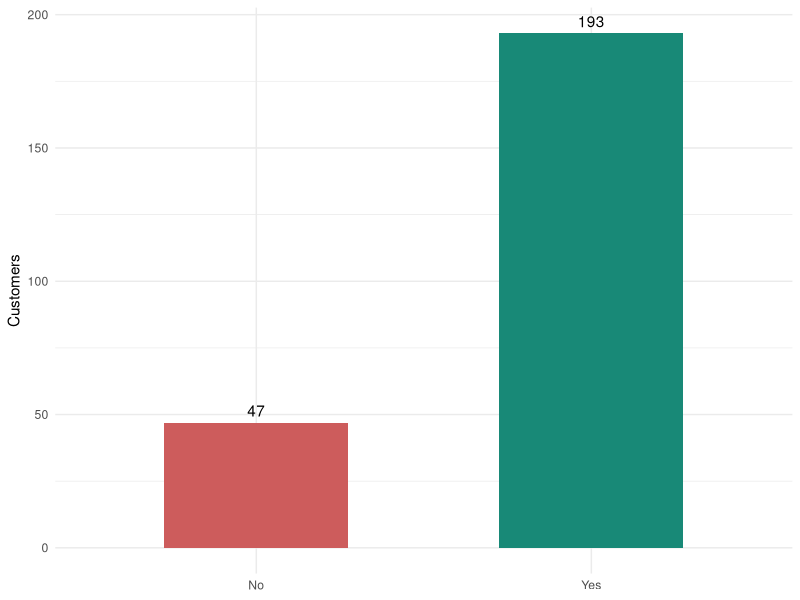
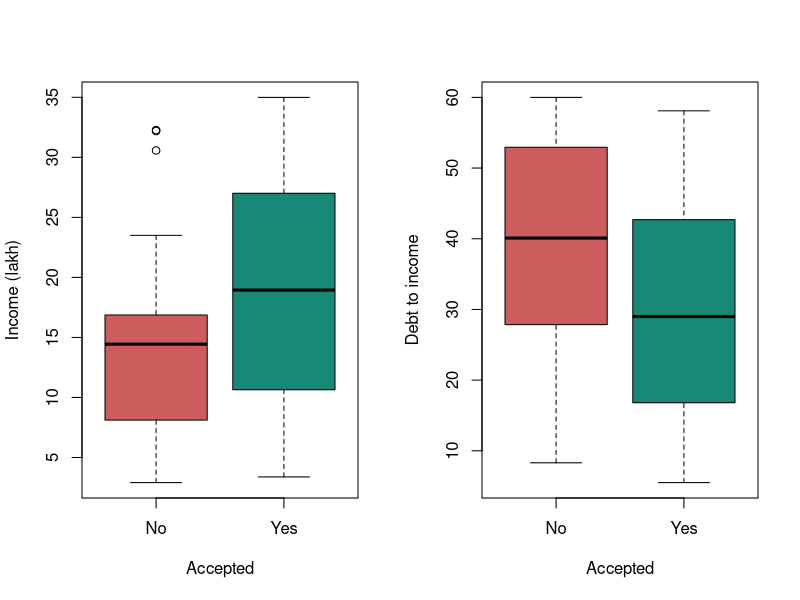
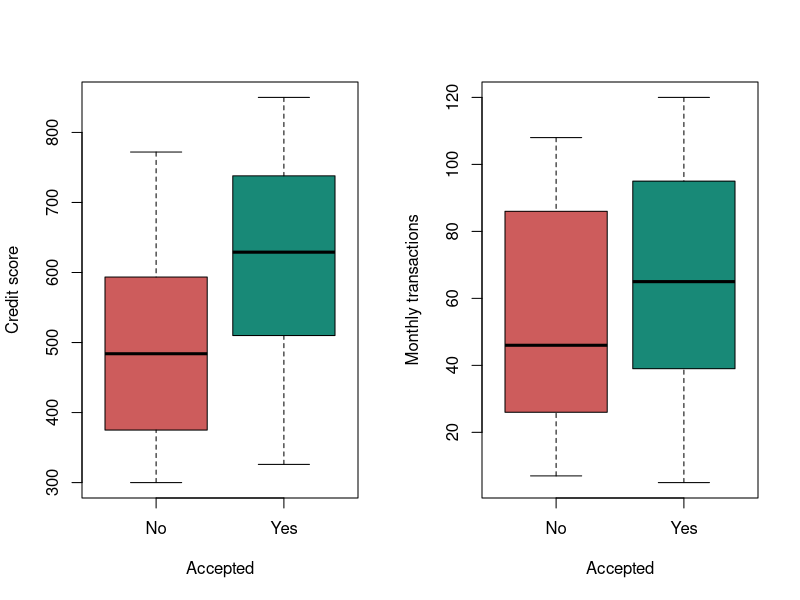

The R script that drew these images, in order:
## ---- chunk 1
#| label: setup
library(readxl)
library(ggplot2)
d <- read_excel("credit_card_adoption_dummy_240.xlsx")
stopifnot(nrow(d) == 240, !anyNA(d), !anyDuplicated(d$Customer_ID))
d$Accepted <- factor(d$Credit_Card_Accepted, levels = c(0, 1), labels = c("No", "Yes"))
d$City <- factor(d$City_Tier, levels = 1:3, labels = c("Metro", "Tier 2", "Tier 3"))
## ---- chunk 2
#| label: fig-adoption
#| fig-cap: "Acceptance counts in the practice dataset"
ggplot(d, aes(Accepted, fill = Accepted)) +
  geom_bar(width = .55) +
  geom_text(stat = "count", aes(label = after_stat(count)), vjust = -0.5) +
  scale_fill_manual(values = c("No" = "#CD5C5C", "Yes" = "#188977")) +
  labs(x = NULL, y = "Customers") + theme_minimal() + theme(legend.position = "none")
table(d$Accepted)
## ---- chunk 3
#| label: fig-financial
#| fig-cap: "Income and debt by response"
par(mfrow = c(1, 2))
boxplot(Income_Lakh ~ Accepted, data = d, xlab = "Accepted", ylab = "Income (lakh)", col = c("#CD5C5C", "#188977"))
boxplot(Debt_to_Income ~ Accepted, data = d, xlab = "Accepted", ylab = "Debt to income", col = c("#CD5C5C", "#188977"))
par(mfrow = c(1, 1))
## ---- chunk 4
#| label: fig-activity
#| fig-cap: "Credit score and monthly transactions by response"
par(mfrow = c(1, 2))
boxplot(Credit_Score ~ Accepted, data = d, xlab = "Accepted", ylab = "Credit score", col = c("#CD5C5C", "#188977"))
boxplot(Monthly_Transactions ~ Accepted, data = d, xlab = "Accepted", ylab = "Monthly transactions", col = c("#CD5C5C", "#188977"))
par(mfrow = c(1, 1))
## ---- chunk 5
#| label: city-table
city_counts <- table(d$City, d$Accepted)
city_counts
round(prop.table(city_counts, 1) * 100, 1)
## ---- chunk 6
#| label: model
model <- glm(Credit_Card_Accepted ~ Age + Income_Lakh + Credit_Score +
               Debt_to_Income + Monthly_Transactions + City,
             data = d, family = binomial())
coef(summary(model))
